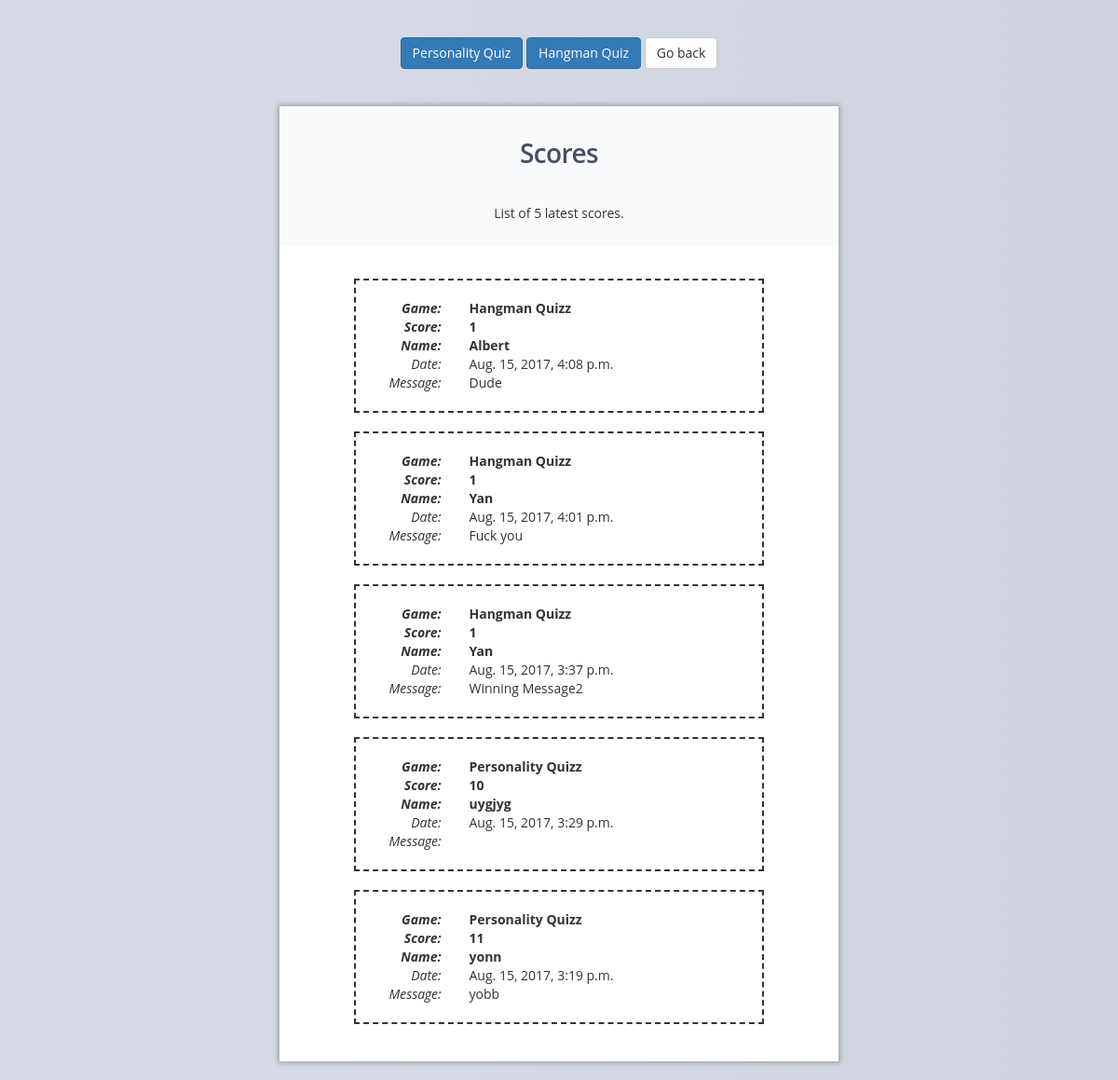
/games/, run on the app's committed database.
### games/models.py (models this page shows)
class Scores(models.Model):
    name = models.CharField(max_length=200)
    message = models.CharField(max_length=200)
    date = models.DateTimeField()
    score = models.IntegerField()
    game = models.ForeignKey(Games, on_delete=models.CASCADE)

class Games(models.Model):
    name = models.CharField(max_length=200)

### games/views.py (the view)
def index(request):
    scores_list = Scores.objects.order_by('-date')[:]
    template = loader.get_template('games/index.html')
    context = {
        'scores_list': scores_list,
    }
    return HttpResponse(template.render(context, request))

### games/templates/games/index.html
{% extends "games/base.html" %}
{% block header %}
{% load staticfiles %}
<link href="{% static 'css/index.css' %}" rel="stylesheet" type="text/css">
{% endblock %}
{% block content %}
{% if scores_list %}
<div class="panel">
<div class="panel-header">
	<div class="question">Scores</div>
	<p>List of 5 latest scores.</p>
</div>
<div class="panel-body">
	{% for score in scores_list %}
	<div class="score-container">
		<div class="row bold">
			<div class="col-xs-3"><span>Game: </span></div>
			<div class="col-xs-9">{{ score.game.name }}</div>
		</div>
		<div class="row bold">
			<div class="col-xs-3"><span>Score: </span></div>
			<div class="col-xs-9">{{ score.score }}</div>
		</div>
		<div class="row bold">
			<div class="col-xs-3"><span>Name: </span></div>
			<div class="col-xs-9">{{ score.name }}</div>
		</div>
		<div class="row">
			<div class="col-xs-3"><span>Date: </span></div>
			<div class="col-xs-9">{{ score.date }}</div>
		</div>
		<div class="row">
			<div class="col-xs-3"><span>Message: </span></div>
			<div class="col-xs-9">{{ score.message }}</div>
		</div>
	</div>
	{% endfor %}
	{% else %}
	<div class="nomessage">
		<p>No scores yet</p>
	</div>
	{% endif %}
</div>
{% endblock %}

### games/templates/games/base.html (shortened to what this page needs)
<html lang="en">
    <head>
        {% load staticfiles %}
        <link rel="stylesheet" href="https://maxcdn.bootstrapcdn.com/bootstrap/3.3.7/css/bootstrap.min.css">
        <link href="{% static 'css/style.css' %}" rel="stylesheet" type="text/css">
        {% block header %}
        {% endblock %}
    </head>
    <body>
        <div class="container">
            <div class="btn-container text-center">
                <a class="btn btn-primary" href="{% url 'personality' %}">Personality Quiz</a>
                <a class="btn btn-primary" href="{% url 'hangman' %}">Hangman Quiz</a>
                <a class="btn btn-default" href="{% url 'games-index' %}">Go back</a>
            </div>
            <div class="row main">
                {% block content %}
                {% endblock %}
            </div>
        </div>
    </body>
</html>

### exercices/static/css/style.css (style rules this page uses)
.main { margin: 20px; }
.btn-container { margin-top: 20px; padding: 20px; }
.score-container { margin-bottom: 20px; border: 2px dashed; padding: 20px 10px; }
body { font-family: 'Open Sans', sans-serif; background: linear-gradient(to right, #d7dce6, #cfd3dd); }
a { color: #ff3366; font-weight: bold; }
.panel { box-shadow: 0 0 5px 2px rgb(164, 166, 169); border-radius: 0; margin: 0 auto; margin-top: 0px; border: 0; overflow: hidden; width: 600px; position: relative; height: 760px; }
.panel-header { background: #f9fafc; height: 300px; background-size: cover; }
.panel-body { padding: 35px 80px 20px 80px; }
.question { font-size: 2em; color: #4a4d62; letter-spacing: -0.6px; font-weight: 600; padding-bottom: 35px; }

### exercices/static/css/index.css (style rules this page uses)
.panel-header { text-align: center; padding: 30px; height: 150px; }
.panel { height: auto; }
.col-xs-3 { text-align: right; font-style: italic; }
.bold { font-weight: bold; }

### data on the page
Scores: game.name "Hangman Quizz", score "1", name "Albert", date "Aug. 15, 2017, 4:08 p.m.", message "Dude"
Scores: game.name "Hangman Quizz", score "1", name "Yan", date "Aug. 15, 2017, 4:01 p.m.", message "Fuck you"
Scores: game.name "Hangman Quizz", score "1", name "Yan", date "Aug. 15, 2017, 3:37 p.m.", message "Winning Message2"
Scores: game.name "Personality Quizz", score "10", name "uygjyg", date "Aug. 15, 2017, 3:29 p.m."
Scores: game.name "Personality Quizz", score "11", name "yonn", date "Aug. 15, 2017, 3:19 p.m.", message "yobb"
